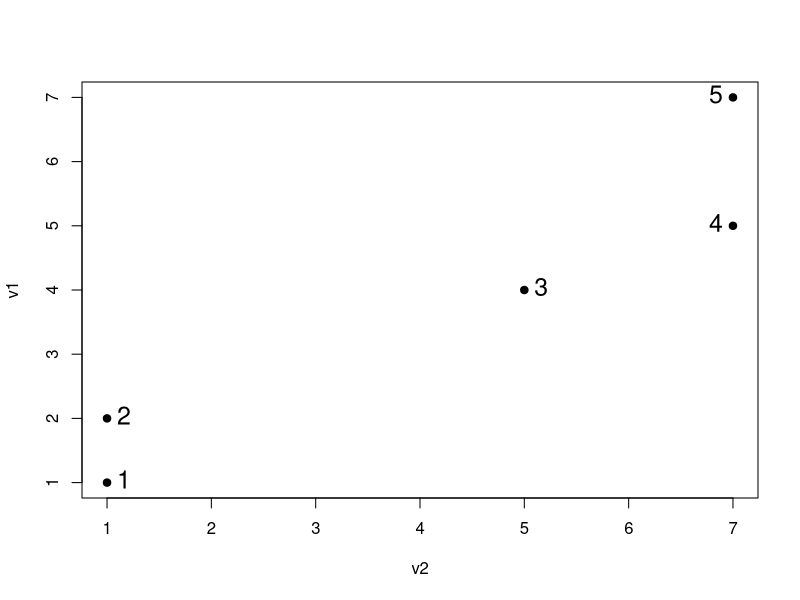
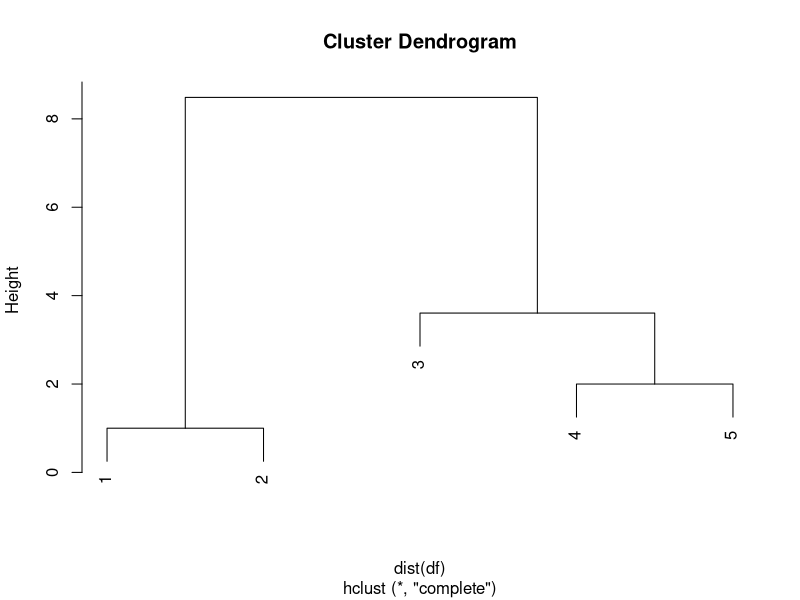

These figures' R source, in order:
df <- data.frame(v1=c(1,2,4,5,7), v2=c(1,1,5,7,7))
plot(df[,2], df[,1], xlab="v2", ylab="v1", pch=19)
text(df[,2], df[,1], labels = row.names(df), pos = c(4,4,4,2,2), cex=1.5)
# cex - масштаб отображения по отношению к 1
# pos - расположение подписи к точке:
# 1 = внизу
# 2 = слева
# 3 = вверху
# 4 = справа     

clusters <- hclust(dist(df))
plot(clusters)
